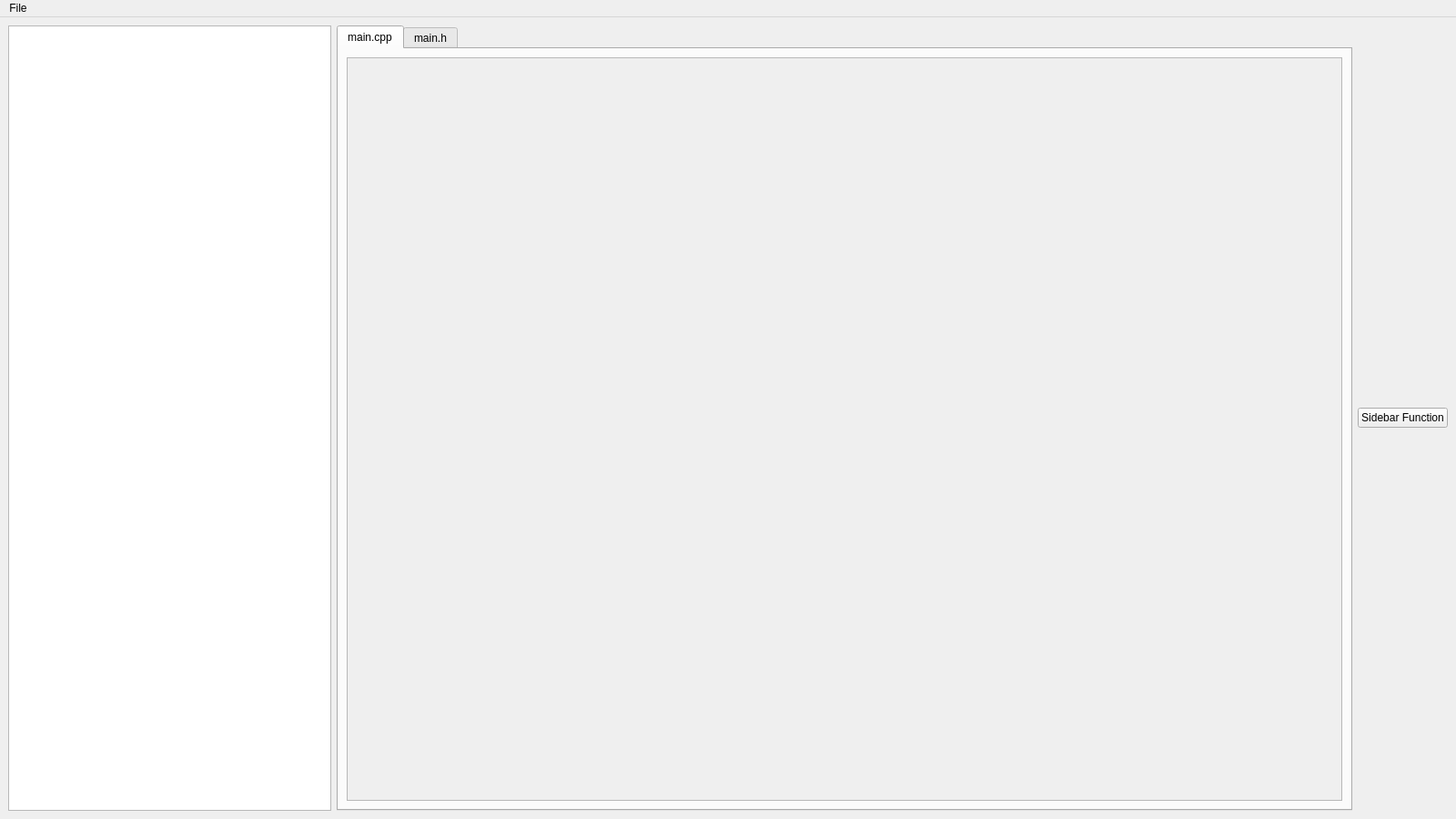
<?xml version="1.0" encoding="UTF-8"?>
<ui version="4.0">
 <class>MainWindow</class>
 <widget class="QMainWindow" name="MainWindow">
  <property name="geometry">
   <rect>
    <x>0</x>
    <y>0</y>
    <width>1600</width>
    <height>900</height>
   </rect>
  </property>
  <property name="windowTitle">
   <string>Orogen Studio</string>
  </property>
  <widget class="QWidget" name="centralwidget">
   <layout class="QGridLayout" name="gridLayout">
    <item row="0" column="0">
     <widget class="QTreeView" name="sidebarLeft">
      <property name="maximumSize">
       <size>
        <width>355</width>
        <height>16777215</height>
       </size>
      </property>
     </widget>
    </item>
    <item row="0" column="1">
     <widget class="QTabWidget" name="FileEditor">
      <property name="currentIndex">
       <number>0</number>
      </property>
      <widget class="QWidget" name="file1">
       <property name="enabled">
        <bool>false</bool>
       </property>
       <attribute name="title">
        <string>main.cpp</string>
       </attribute>
       <layout class="QGridLayout" name="gridLayout_2">
        <item row="0" column="0">
         <widget class="QTextEdit" name="fileEdit1"/>
        </item>
       </layout>
      </widget>
      <widget class="QWidget" name="file2">
       <property name="enabled">
        <bool>false</bool>
       </property>
       <attribute name="title">
        <string>main.h</string>
       </attribute>
       <layout class="QGridLayout" name="gridLayout_3">
        <item row="0" column="0">
         <widget class="QTextEdit" name="fileEdit2"/>
        </item>
       </layout>
      </widget>
     </widget>
    </item>
    <item row="0" column="2">
     <layout class="QVBoxLayout" name="verticalLayout">
      <property name="leftMargin">
       <number>0</number>
      </property>
      <property name="topMargin">
       <number>0</number>
      </property>
      <item>
       <widget class="QPushButton" name="sidebarFunctionButton">
        <property name="cursor">
         <cursorShape>PointingHandCursor</cursorShape>
        </property>
        <property name="text">
         <string>Sidebar Function</string>
        </property>
       </widget>
      </item>
     </layout>
    </item>
   </layout>
  </widget>
  <widget class="QMenuBar" name="menubar">
   <property name="geometry">
    <rect>
     <x>0</x>
     <y>0</y>
     <width>1600</width>
     <height>21</height>
    </rect>
   </property>
   <widget class="QMenu" name="menuFile">
    <property name="title">
     <string>File</string>
    </property>
    <addaction name="actionNew_Project"/>
    <addaction name="actionSave_Project"/>
    <addaction name="actionOpen_Project"/>
    <addaction name="actionExit"/>
   </widget>
   <addaction name="menuFile"/>
  </widget>
  <action name="actionOpen_Project">
   <property name="text">
    <string>Open Project</string>
   </property>
  </action>
  <action name="actionSave_Project">
   <property name="text">
    <string>Save Project</string>
   </property>
  </action>
  <action name="actionExit">
   <property name="text">
    <string>Exit</string>
   </property>
  </action>
  <action name="actionNew_Project">
   <property name="text">
    <string>New Project</string>
   </property>
  </action>
 </widget>
 <resources/>
 <connections/>
</ui>
